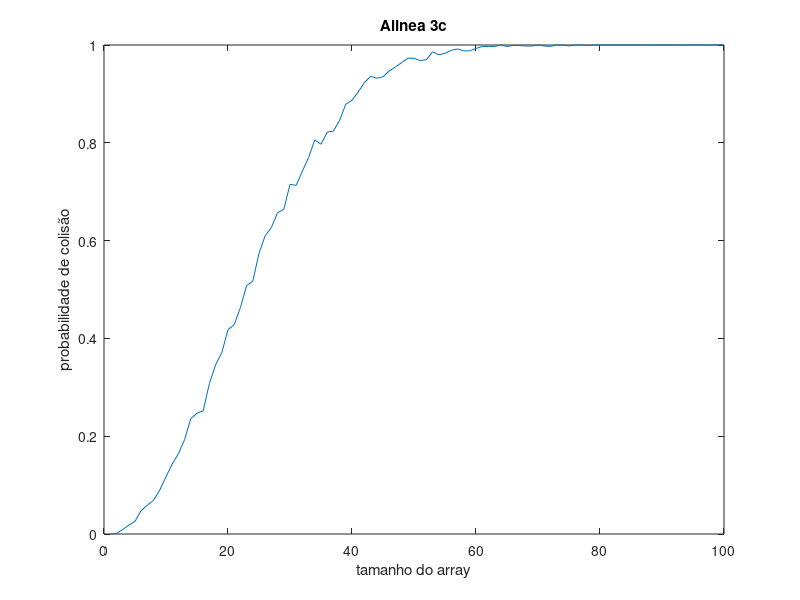

This figure's MATLAB source:
N = 1e3;      %  num experiencias
n = 1:1:100;       %  num keys 
m = 365     %  tamanho do array
res = [];

ProbA = zeros(1, length(m));
i = 1;

for nPessoas = n
    array   =  randi(m, nPessoas, N); % é o mesmo disto: ceil(rand(n,N) * m);
             % array de tamanho 10 com numeros de 1 a 1000 (posições)
    colIguais = zeros(1, N);  %  Alocar espaço
    
    for col=1:N
        colIguais(col) = length(unique(array(:,col))) < nPessoas;
                  % tamanho do vetor de numeros unicos é menor a n
    end
    
    ProbA(i) = sum(colIguais) / N;
    i = i + 1;
end


plot(n, ProbA);
axis([0 100 0 1]);
title('Alinea 3c');
xlabel('tamanho do array');
ylabel('probabilidade de colisão');

%  Com 40 pessoas já existe uma probabilidade maior do que 0.9 de haver
%  aniversários coincidentes
